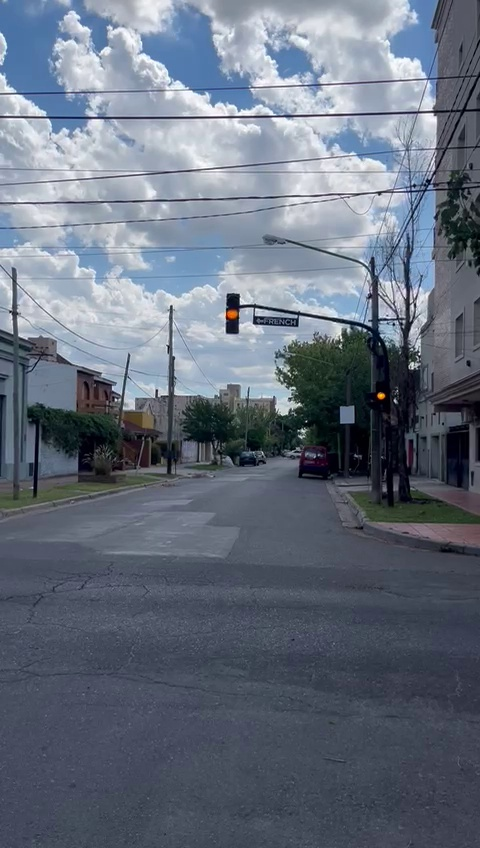
#> input picture test_nuevo_signal_id/frame_0141.jpg, 480 x 848 px
$ python sample_yellow_pixels.py
#> lines starting #> are read from the running program, lines starting #| are printed output that depends on the picture; after the words box and inside, x2 and y2 are one past the last pixel; in counts of white or black regions, pixels touching at a corner belong together
import cv2
import numpy as np

# Cargar frame con amarillo real
yellow_frame = cv2.imread('frame_0141.jpg')
#> yellow_frame is the input picture: shape (848, 480, 3); mean B, G, R 125.6, 111.2, 102.1

# Mostrar frame para identificar coordenadas exactas del semáforo
# Voy a hacer click manual en el centro del semáforo amarillo
h, w = yellow_frame.shape[:2]
#> h = 848; w = 480
print(f"Dimensiones del frame: {w}x{h}")
#| Dimensiones del frame: 480x848

# Buscar píxel más brillante y amarillento en la región del semáforo
# El semáforo está en centro-superior de la imagen
# Imagen 480x848 (ancho x alto), semáforo aprox en x=235-250, y=240-255
roi_x_start, roi_x_end = 230, 255
roi_y_start, roi_y_end = 235, 260

roi = yellow_frame[roi_y_start:roi_y_end, roi_x_start:roi_x_end]
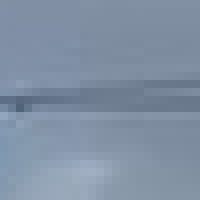
#> roi: shape (25, 25, 3) (shown 8 times larger); mean B, G, R 164.2, 144.2, 128.4

# Convertir a HSV para encontrar el píxel más brillante
roi_hsv = cv2.cvtColor(roi, cv2.COLOR_BGR2HSV)
#> roi_hsv: shape (25, 25, 3); mean H, S, V 106.9, 55.8, 164.2

# Buscar píxel con mayor Value (brillo) en la ROI
max_brightness_idx = np.unravel_index(roi_hsv[:, :, 2].argmax(), roi_hsv[:, :, 2].shape)
#> max_brightness_idx = (21, 11)
y_roi, x_roi = max_brightness_idx
#> y_roi = 21; x_roi = 11

# Coordenadas absolutas
y_abs = roi_y_start + y_roi
#> y_abs = 256
x_abs = roi_x_start + x_roi
#> x_abs = 241

# Extraer valores BGR exactos del píxel más brillante
pixel_bgr = yellow_frame[y_abs, x_abs]
#> pixel_bgr = [194, 175, 160]
pixel_hsv = roi_hsv[y_roi, x_roi]
#> pixel_hsv = [107, 45, 194]

print(f"\n🎯 Píxel más brillante del semáforo amarillo:")
print(f"   Coordenadas: ({x_abs}, {y_abs})")
#|    Coordenadas: (241, 256)
print(f"   BGR: B={pixel_bgr[0]}, G={pixel_bgr[1]}, R={pixel_bgr[2]}")
#|    BGR: B=194, G=175, R=160
print(f"   HSV: H={pixel_hsv[0]}, S={pixel_hsv[1]}, V={pixel_hsv[2]}")
#|    HSV: H=107, S=45, V=194

# Tomar muestra 3x3 alrededor del píxel más brillante
sample_3x3 = yellow_frame[y_abs-1:y_abs+2, x_abs-1:x_abs+2]
mean_bgr_3x3 = cv2.mean(sample_3x3)[:3]
#> mean_bgr_3x3 = (189.4, 170, 155)

sample_hsv = cv2.cvtColor(sample_3x3, cv2.COLOR_BGR2HSV)
mean_hsv_3x3 = cv2.mean(sample_hsv)[:3]
#> mean_hsv_3x3 = (107, 46.33, 189.4)

print(f"\n📊 Promedio 3x3 píxeles centrales del amarillo:")
print(f"   BGR: B={mean_bgr_3x3[0]:.1f}, G={mean_bgr_3x3[1]:.1f}, R={mean_bgr_3x3[2]:.1f}")
#|    BGR: B=189.4, G=170.0, R=155.0
print(f"   HSV: H={mean_hsv_3x3[0]:.1f}, S={mean_hsv_3x3[1]:.1f}, V={mean_hsv_3x3[2]:.1f}")
#|    HSV: H=107.0, S=46.3, V=189.4

# Comparar con verde del frame_0000
green_frame = cv2.imread('input_frames/frame_0000.jpg')
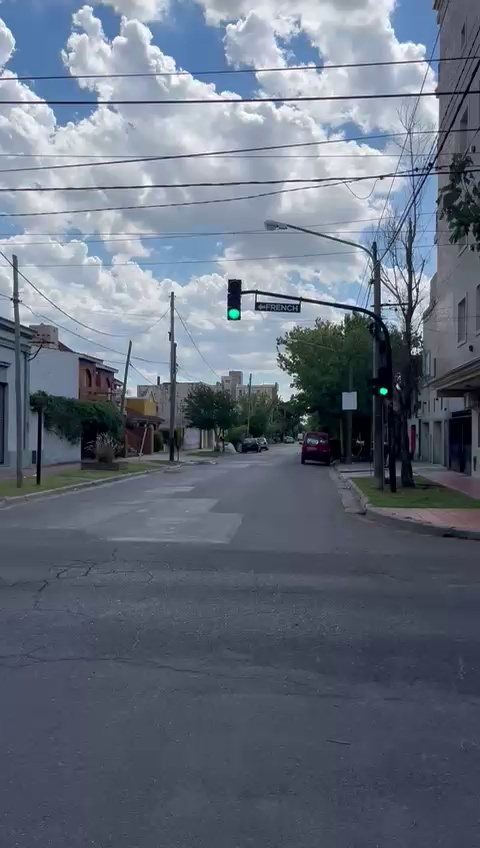
#> input picture test_nuevo_signal_id/frame_0000.jpg, 480 x 848 px, found by its file name
#> green_frame is the input picture: shape (848, 480, 3); mean B, G, R 125.9, 111.3, 102.1
green_roi = green_frame[roi_y_start:roi_y_end, roi_x_start:roi_x_end]
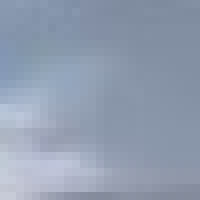
#> green_roi: shape (25, 25, 3) (shown 8 times larger); mean B, G, R 176.9, 157.3, 145.2
green_hsv = cv2.cvtColor(green_roi, cv2.COLOR_BGR2HSV)
#> green_hsv: shape (25, 25, 3); mean H, S, V 108.9, 46.1, 176.9
max_green_idx = np.unravel_index(green_hsv[:, :, 2].argmax(), green_hsv[:, :, 2].shape)
#> max_green_idx = (20, 7)
green_pixel_hsv = green_hsv[max_green_idx]
#> green_pixel_hsv = [114, 33, 219]
green_pixel_bgr = green_roi[max_green_idx]
#> green_pixel_bgr = [219, 197, 191]

print(f"\n🟢 Para comparación - Verde brillante (frame_0000):")
print(f"   BGR: B={green_pixel_bgr[0]}, G={green_pixel_bgr[1]}, R={green_pixel_bgr[2]}")
#|    BGR: B=219, G=197, R=191
print(f"   HSV: H={green_pixel_hsv[0]}, S={green_pixel_hsv[1]}, V={green_pixel_hsv[2]}")
#|    HSV: H=114, S=33, V=219

# Crear visualización
vis = np.zeros((150, 400, 3), dtype=np.uint8)

# Píxel amarillo exacto
vis[:50, :100] = pixel_bgr

# Promedio 3x3 amarillo
vis[:50, 100:200] = mean_bgr_3x3

# Verde para comparar
vis[:50, 200:300] = green_pixel_bgr

# Amarillo puro teórico BGR (0, 255, 255)
vis[:50, 300:] = (0, 255, 255)

# Etiquetas
cv2.putText(vis, "Amarillo", (10, 70), cv2.FONT_HERSHEY_SIMPLEX, 0.4, (255, 255, 255), 1)
cv2.putText(vis, "pixel", (10, 85), cv2.FONT_HERSHEY_SIMPLEX, 0.3, (255, 255, 255), 1)
#> vis: shape (150, 400, 3); mean of channels 0, 1, 2 50.9, 67.2, 64.2
cv2.putText(vis, "Amarillo", (110, 70), cv2.FONT_HERSHEY_SIMPLEX, 0.4, (255, 255, 255), 1)
cv2.putText(vis, "3x3", (110, 85), cv2.FONT_HERSHEY_SIMPLEX, 0.3, (255, 255, 255), 1)
#> vis: shape (150, 400, 3); mean of channels 0, 1, 2 51.6, 67.8, 64.8
cv2.putText(vis, "Verde", (210, 70), cv2.FONT_HERSHEY_SIMPLEX, 0.4, (255, 255, 255), 1)
cv2.putText(vis, "real", (210, 85), cv2.FONT_HERSHEY_SIMPLEX, 0.3, (255, 255, 255), 1)
#> vis: shape (150, 400, 3); mean of channels 0, 1, 2 52.2, 68.4, 65.4
cv2.putText(vis, "Amarillo", (310, 70), cv2.FONT_HERSHEY_SIMPLEX, 0.4, (255, 255, 255), 1)
cv2.putText(vis, "puro", (310, 85), cv2.FONT_HERSHEY_SIMPLEX, 0.3, (255, 255, 255), 1)
#> vis: shape (150, 400, 3); mean of channels 0, 1, 2 52.9, 69.1, 66.1

# Valores BGR
cv2.putText(vis, f"B:{int(pixel_bgr[0])}", (5, 110), cv2.FONT_HERSHEY_SIMPLEX, 0.3, (255, 255, 255), 1)
#> vis: shape (150, 400, 3); mean of channels 0, 1, 2 53.2, 69.4, 66.4
cv2.putText(vis, f"G:{int(pixel_bgr[1])}", (5, 125), cv2.FONT_HERSHEY_SIMPLEX, 0.3, (255, 255, 255), 1)
#> vis: shape (150, 400, 3); mean of channels 0, 1, 2 53.4, 69.7, 66.7
cv2.putText(vis, f"R:{int(pixel_bgr[2])}", (5, 140), cv2.FONT_HERSHEY_SIMPLEX, 0.3, (255, 255, 255), 1)
#> vis: shape (150, 400, 3); mean of channels 0, 1, 2 53.7, 69.9, 66.9

cv2.putText(vis, f"B:{int(mean_bgr_3x3[0])}", (105, 110), cv2.FONT_HERSHEY_SIMPLEX, 0.3, (255, 255, 255), 1)
#> vis: shape (150, 400, 3); mean of channels 0, 1, 2 54, 70.3, 67.3
cv2.putText(vis, f"G:{int(mean_bgr_3x3[1])}", (105, 125), cv2.FONT_HERSHEY_SIMPLEX, 0.3, (255, 255, 255), 1)
#> vis: shape (150, 400, 3); mean of channels 0, 1, 2 54.3, 70.5, 67.5
cv2.putText(vis, f"R:{int(mean_bgr_3x3[2])}", (105, 140), cv2.FONT_HERSHEY_SIMPLEX, 0.3, (255, 255, 255), 1)
#> vis: shape (150, 400, 3); mean of channels 0, 1, 2 54.5, 70.8, 67.8

cv2.putText(vis, f"B:{green_pixel_bgr[0]}", (205, 110), cv2.FONT_HERSHEY_SIMPLEX, 0.3, (255, 255, 255), 1)
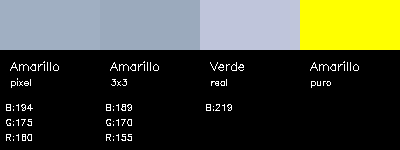
#> vis: shape (150, 400, 3); mean of channels 0, 1, 2 54.8, 71.1, 68.1; drawn as B, G, R
cv2.putText(vis, f"G:{green_pixel_bgr[1]}", (205, 125), cv2.FONT_HERSHEY_SIMPLEX, 0.3, (255, 255, 255), 1)
#> vis: shape (150, 400, 3); 0.1% of pixels changed, all inside (x1, y1, x2, y2) = (206, 119, 232, 126)
cv2.putText(vis, f"R:{green_pixel_bgr[2]}", (205, 140), cv2.FONT_HERSHEY_SIMPLEX, 0.3, (255, 255, 255), 1)
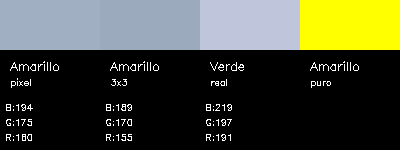
#> vis: shape (150, 400, 3); mean of channels 0, 1, 2 55.3, 71.6, 68.6; drawn as B, G, R

cv2.putText(vis, "B:0", (305, 110), cv2.FONT_HERSHEY_SIMPLEX, 0.3, (255, 255, 255), 1)
#> vis: shape (150, 400, 3); 0.07% of pixels changed, all inside (x1, y1, x2, y2) = (306, 104, 320, 111)
cv2.putText(vis, "G:255", (305, 125), cv2.FONT_HERSHEY_SIMPLEX, 0.3, (255, 255, 255), 1)
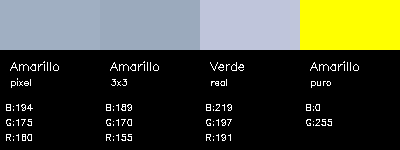
#> vis: shape (150, 400, 3); mean of channels 0, 1, 2 55.8, 72.1, 69.1; drawn as B, G, R
cv2.putText(vis, "R:255", (305, 140), cv2.FONT_HERSHEY_SIMPLEX, 0.3, (255, 255, 255), 1)
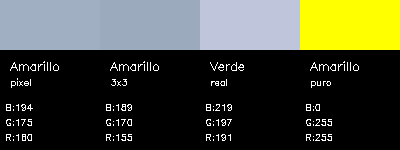
#> vis: shape (150, 400, 3); 0.12% of pixels changed, all inside (x1, y1, x2, y2) = (306, 134, 332, 141); drawn as B, G, R

cv2.imwrite('yellow_analysis_visual.jpg', vis)
print(f"\n✅ Guardado: yellow_analysis_visual.jpg")

print("\n" + "="*60)
print("RECOMENDACIÓN PARA FILTRO:")
print("="*60)
print(f"Copiar exactamente estos valores BGR del amarillo real:")
print(f"  B = {int(mean_bgr_3x3[0])}")
#|   B = 189
print(f"  G = {int(mean_bgr_3x3[1])}")
#|   G = 170
print(f"  R = {int(mean_bgr_3x3[2])}")
#|   R = 155
print("="*60)
